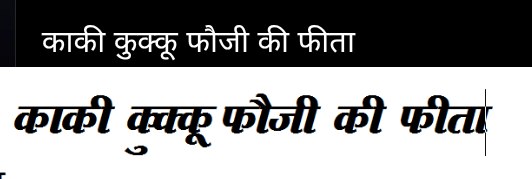

Reproduce this figure in Python.
from PIL import Image

img1 = Image.open('original.png')
img2 = Image.open('see_here.png')

# Create a new image to hold both
combined = Image.new('RGB', (max(img1.width, img2.width), img1.height + img2.height))
combined.paste(img1, (0, 0))
combined.paste(img2, (0, img1.height))

combined.save('compare_koo.png')
